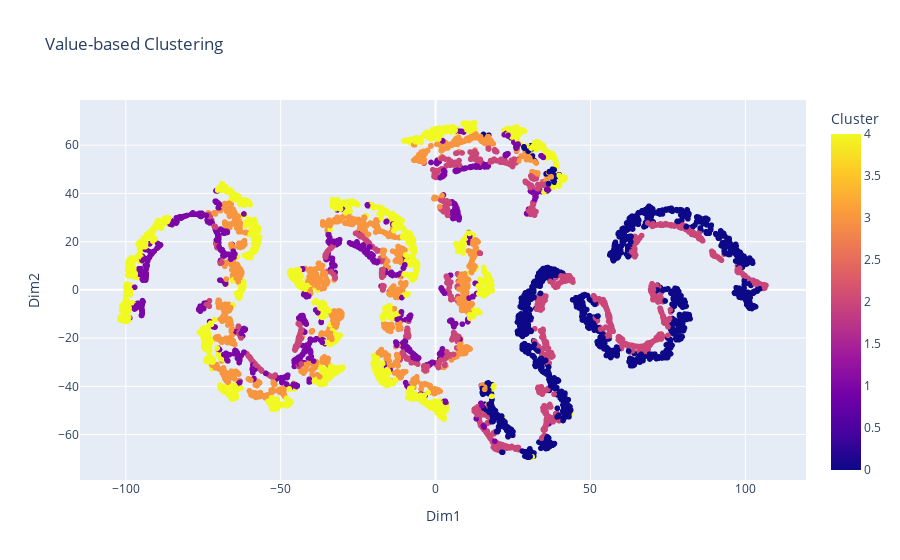

Notebook code for this chart:
### Code cell
import plotly.express as px
# from sklearn.manifold import TSNE
from sklearn.manifold import TSNE

def visualize_clusters(data, cluster_labels, cluster_type="Value-based"):
    """
    Visualize clusters using t-SNE and Plotly.

    Parameters:
    - data: DataFrame containing the features.
    - cluster_labels: Cluster labels for each data point.
    - cluster_type: Either "Value-based" or "Needs-based" for choosing features.
    """

    # Features based on cluster_type
    if cluster_type == "Value-based":
        features = ["Tenure Months", "Monthly Purchase (Thou. IDR)", "CLTV (Predicted Thou. IDR)"]
    elif cluster_type == "Needs-based":
        features = ["Games Product", "Music Product", "Education Product", "Video Product", "Call Center", "Use MyApp"]

    # Apply t-SNE to reduce data to 2 dimensions
    tsne = TSNE(n_components=2, random_state=0)
    reduced_data = tsne.fit_transform(data[features])

    # Create a new DataFrame with reduced data and cluster labels
    df_reduced = pd.DataFrame(data=reduced_data, columns=["Dim1", "Dim2"])
    df_reduced["Cluster"] = cluster_labels

    # Create a scatter plot using Plotly
    fig = px.scatter(df_reduced, x="Dim1", y="Dim2", color="Cluster", title=f"{cluster_type} Clustering")
    fig.show()

# Example usage for Value-based clustering
visualize_clusters(df, df["Cluster"], cluster_type="Value-based")

# Example usage for Needs-based clustering
# visualize_clusters(df, df["Cluster"], cluster_type="Needs-based")

### Figure 1 — Plotly figure (JSON) as saved in the notebook; plotly's stock layout.template omitted (floating-point values rounded to 4 significant figures; data arrays with more than 128 entries replaced by an {"elided": "..."} marker saying what was removed)
{"data": [{"hovertemplate": "Dim1=%{x}<br>Dim2=%{y}<br>Cluster=%{marker.color}<extra></extra>", "legendgroup": "", "marker": {"color": {"elided": "7043 int values"}, "coloraxis": "coloraxis", "symbol": "circle"}, "mode": "markers", "name": "", "showlegend": false, "type": "scattergl", "x": {"elided": "7043 float values"}, "xaxis": "x", "y": {"elided": "7043 float values"}, "yaxis": "y"}], "layout": {"coloraxis": {"colorbar": {"title": {"text": "Cluster"}}, "colorscale": [[0, "#0d0887"], [0.1111, "#46039f"], [0.2222, "#7201a8"], [0.3333, "#9c179e"], [0.4444, "#bd3786"], [0.5556, "#d8576b"], [0.6667, "#ed7953"], [0.7778, "#fb9f3a"], [0.8889, "#fdca26"], [1, "#f0f921"]]}, "legend": {"tracegroupgap": 0}, "title": {"text": "Value-based Clustering"}, "xaxis": {"anchor": "y", "domain": [0, 1], "title": {"text": "Dim1"}}, "yaxis": {"anchor": "x", "domain": [0, 1], "title": {"text": "Dim2"}}}}
